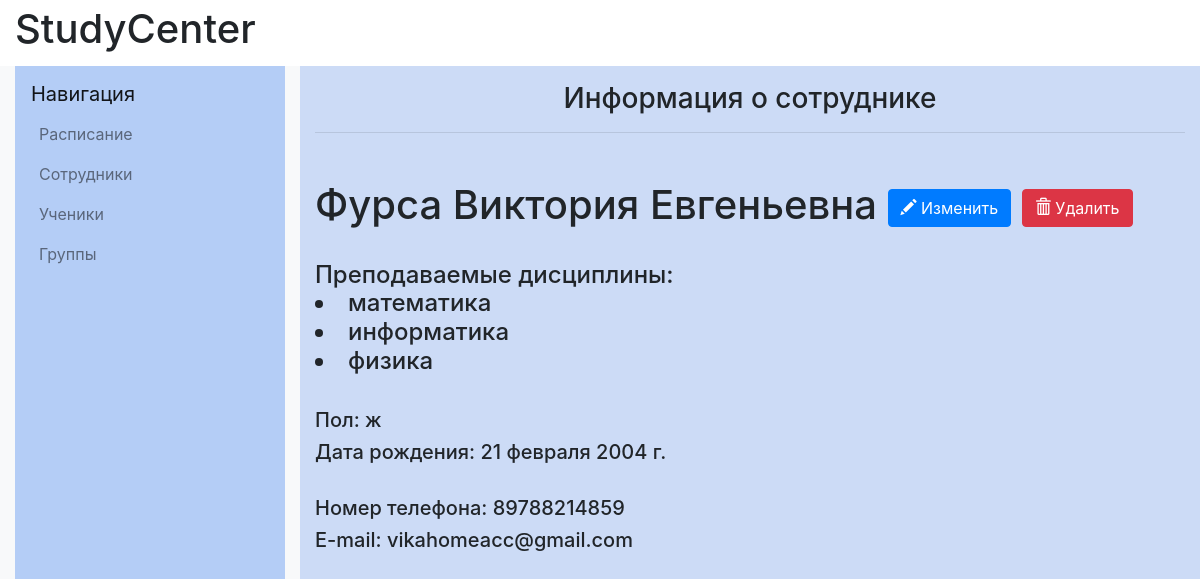
Page /workers/7/ on the committed database.
### catalog/models.py (models this page shows, shortened)
class Worker(models.Model):
    firstname=models.CharField(max_length=20, verbose_name="Имя")
    lastname=models.CharField(max_length=20, verbose_name="Фамилия")
    fathername=models.CharField(max_length=20, verbose_name="Отчество")
    date_of_birth=models.DateField(verbose_name="Дата рождения")
    gender=models.IntegerField(validators=[MinValueValidator(0), MaxValueValidator(1)], verbose_name="Пол")
    subject = models.ManyToManyField(Subject, verbose_name="Дисциплины")
    phone_number=models.CharField(max_length=11,validators=[MinLengthValidator(11)], verbose_name="Номер телефона")
    email=models.EmailField(verbose_name="E-mail")
    objects=models.Manager()
    registration_date=models.DateField()
    DoesNotExist = models.Manager

class Subject(models.Model):
    name=models.CharField(max_length=100)
    objects=models.Manager()
    def __str__(self):
        return self.name

### catalog/views.py (the view)
# urls.py: path('workers/<int:pk>/', views.worker_detail, name='worker_detail'),
def worker_detail(request, pk):
    subject= Subject.objects.all()
    worker = get_object_or_404(Worker, pk=pk)
    return render(request, 'worker/worker_details.html', {'worker': worker, 'subjects': subject})

### catalog/templates/worker/worker_details.html (shortened to what this page needs)
{% extends "base_generic.html" %}
{% block content%}
            <div class="col-md-8 col-lg-9 content-container" style="background-color: #ccdbf6">
                <h1 class="h3 text-center mt-3">Информация о сотруднике</h1>
                <hr class="mb-5">
                <section >
                    <div class="worker">
                        <h1>{{ worker.lastname }} {{worker.firstname}} {{worker.fathername }}
                            <a class="btn btn-primary" href="{% url 'worker_edit' pk=worker.pk %}"><span class="glyphicon glyphicon-pencil"></span> Изменить</a>
                            <a class="btn btn-danger" href="{% url 'worker_delete' pk=worker.pk %}"><span class="glyphicon glyphicon-trash"></span> Удалить</a>
                        </h1>
                        <p>
                            <h4>Преподаваемые дисциплины:
                            {% for subject in worker.subject.all %}
                            <li>{{ subject }}</li>
                            {% endfor %}</h4>
                        </p>
                        <p>
                            <h5>Пол: {% if worker.gender|stringformat:"s" == "0" %}ж
                            {% elif worker.gender|stringformat:"s" == "1" %}м
                            {% endif %}</h5>
                        <h5>Дата рождения: {{ worker.date_of_birth }} </h5>
                        </p>
                        <p>
                            <h5>Номер телефона: {{ worker.phone_number }} </h5>
                            <h5>E-mail: {{ worker.email }} </h5>
                        </p>
                    </div>
                </section>
            </div>
{% endblock content %}

### catalog/templates/base_generic.html (style rules this page uses)
p { margin-top: 2em; margin-bottom: 2em; }

### rows in the picture
Worker: lastname "Фурса", firstname "Виктория", fathername "Евгеньевна", date_of_birth "21 февраля 2004 г.", phone_number "89788214859", email "vikahomeacc@gmail.com"
Subject: name "математика"
Subject: name "информатика"
Subject: name "физика"
